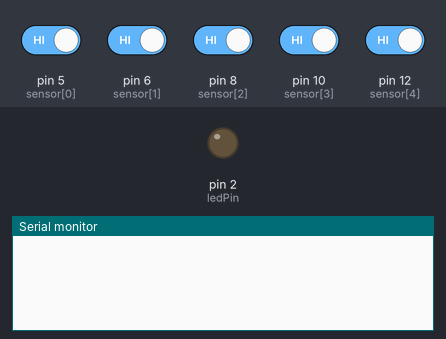
Recording of a sketch running on a simulated Arduino Uno, built with avr-gcc and run on an emulated ATmega328P. Parts: output pins drawn as LEDs (lit = HIGH), the last lines printed to the serial monitor. Inputs (shaded band) come from the test bench; at power-on: pin 5 (sensor[0]), pin 6 (sensor[1]), pin 8 (sensor[2]), pin 10 (sensor[3]), pin 12 (sensor[4]) HIGH.

Above: at 1.2 s.
1.3 s: pin 5 (sensor[0]) driven LOW
At 2.4 s:
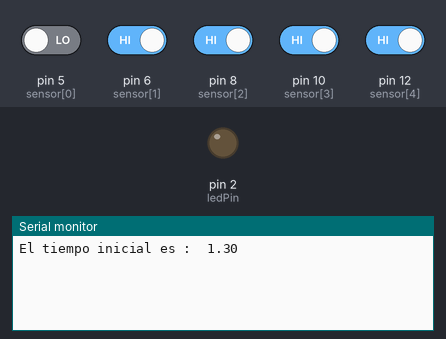
2.8 s: pin 6 (sensor[1]) driven LOW
At 3.5 s:
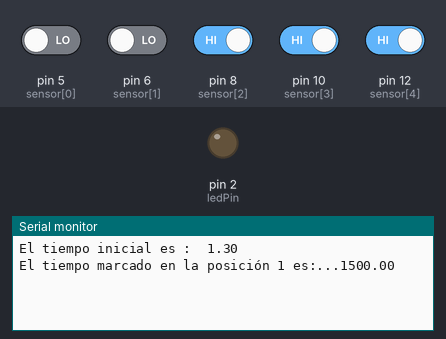

The sketch:

functional_speed_sensor.ino
```cpp
int ledPin = 2;

int sensor[] = {5, 6, 8, 10, 12};
int input[] = {0, 0, 0, 0, 0};

static float tiempoInicial = 0;

static float tiempo[] = {0, 0, 0, 0, 0};
static boolean tiempoMarcado[] = {false, false, false, false, false};


/*
int s0 = 5;
int s1 = 6;
int s2 = 8;
int s3 = 10;
int s4 = 12;

int inputS0 = 0;
int inputS1 = 0;
int inputS2 = 0;
int inputS3 = 0;
int inputS4 = 0;
*/


void setup() {

    Serial.begin (9600);
    pinMode (ledPin, OUTPUT);
    pinMode (sensor[0], INPUT); //El pin 0 es que revisa cuando empieza a moverse el carro.
    pinMode (sensor[1], INPUT);
    pinMode (sensor[2], INPUT);
    pinMode (sensor[3], INPUT);
    pinMode (sensor[0], INPUT);


}


void loop() {
   input[0]= !digitalRead (sensor[0]);
   input[1]= !digitalRead (sensor[1]);
   input[2]= !digitalRead (sensor[2]);
   input[3]= !digitalRead (sensor[3]);
   input[4]= !digitalRead (sensor[4]);


  iniciarContador();

  tomarTiempo (1);
  tomarTiempo (2);
  tomarTiempo (3);
  tomarTiempo (4);


}

   void iniciarContador (){

  if (tiempoInicial == 0 &&  input[0]== HIGH){
    tiempoInicial= (float)millis();
    tiempo [0] = (float)millis();
    tiempoMarcado[0] = true;
    float divider = 1000;

  Serial.print ("El tiempo inicial es :  ");
  Serial.println (tiempo[0] / divider);
    }
  }


  void tomarTiempo (int i){ //donde i indica el orden de los sensores.

    if (tiempo[i]==0 && verificarRecorrido(i)==true && input [i] == HIGH){
      tiempo[i] = millis() - tiempoInicial;
      tiempoMarcado[i] = true;
      Serial.print ("El tiempo marcado en la posición "); Serial.print (i); Serial.print(" es:...");
      Serial.println (tiempo[i]);
    }
  }

  // Metodo que verifica si los sensores anteriores al sensor[i] ya han sido utilizados, revisandolos uno por uno en un ciclo For.
  // La finalidad de este método es que no se inicie el sensor 4 cuando el 1 aún no se prende.
  boolean verificarRecorrido (int i){
    for (int j=0; j<i; j++){
      if (tiempoMarcado[j] == false){
        return false; //False si algun sensor antes que el de la pos i no se ha prendido ya.
      }
    }
    return true; //Retorna true si todos los sensores están prendidos.
  }
```

Measured:
- after the input at 1.3 s, the serial monitor: prints a new line at once (image 1)
- after the input at 2.8 s, the serial monitor: prints a new line at once (image 2)
